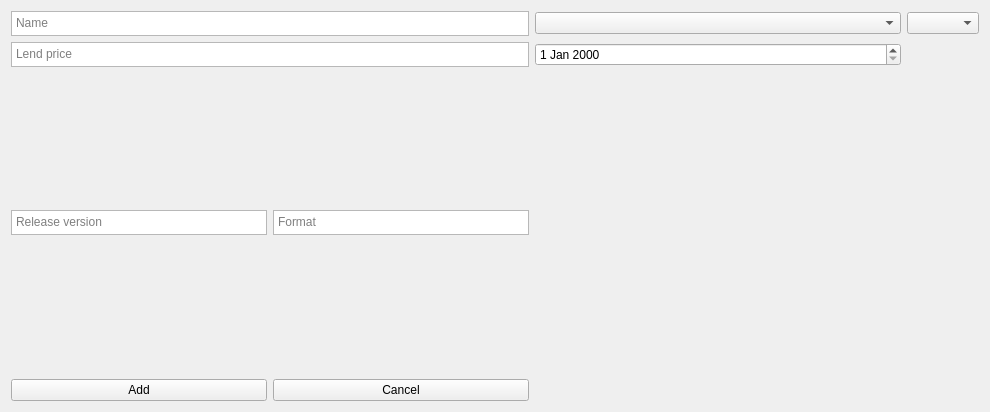
<?xml version="1.0" encoding="UTF-8"?>
<ui version="4.0">
 <class>QtAddItemWindow</class>
 <widget class="LibrarySystem::UI::QtAddWindowBase" name="QtAddItemWindow">
  <property name="geometry">
   <rect>
    <x>0</x>
    <y>0</y>
    <width>990</width>
    <height>412</height>
   </rect>
  </property>
  <property name="windowTitle">
   <string>QtAddItemWindow</string>
  </property>
  <layout class="QGridLayout" name="gridLayout" rowstretch="0,0,0,0,0,0,0" columnstretch="0,0,0,0,0,0,0,0" rowminimumheight="0,0,0,0,0,0,0" columnminimumwidth="0,0,0,0,0,0,0,0">
   <property name="verticalSpacing">
    <number>6</number>
   </property>
   <item row="0" column="5">
    <widget class="QTextEdit" name="NameTextEdit">
     <property name="maximumSize">
      <size>
       <width>16777215</width>
       <height>25</height>
      </size>
     </property>
     <property name="placeholderText">
      <string>Name</string>
     </property>
    </widget>
   </item>
   <item row="1" column="6">
    <widget class="QDateEdit" name="CreationDateEdit"/>
   </item>
   <item row="6" column="5">
    <layout class="QHBoxLayout" name="horizontalLayout">
     <item>
      <widget class="QPushButton" name="AddButton">
       <property name="text">
        <string>Add</string>
       </property>
      </widget>
     </item>
     <item>
      <widget class="QPushButton" name="CancelButton">
       <property name="text">
        <string>Cancel</string>
       </property>
      </widget>
     </item>
    </layout>
   </item>
   <item row="1" column="7">
    <spacer name="horizontalSpacer">
     <property name="orientation">
      <enum>Qt::Horizontal</enum>
     </property>
     <property name="sizeType">
      <enum>QSizePolicy::Preferred</enum>
     </property>
     <property name="sizeHint" stdset="0">
      <size>
       <width>40</width>
       <height>20</height>
      </size>
     </property>
    </spacer>
   </item>
   <item row="0" column="7">
    <widget class="QComboBox" name="ItemTypeComboBox"/>
   </item>
   <item row="1" column="5">
    <widget class="QTextEdit" name="LendPriceTextEdit">
     <property name="maximumSize">
      <size>
       <width>16777215</width>
       <height>25</height>
      </size>
     </property>
     <property name="placeholderText">
      <string>Lend price</string>
     </property>
    </widget>
   </item>
   <item row="0" column="6">
    <widget class="QComboBox" name="AuthorComboBox"/>
   </item>
   <item row="2" column="5">
    <layout class="QHBoxLayout" name="horizontalLayout_2">
     <item>
      <widget class="QTextEdit" name="ReleaseVersionTextEdit">
       <property name="maximumSize">
        <size>
         <width>16777215</width>
         <height>25</height>
        </size>
       </property>
       <property name="placeholderText">
        <string>Release version</string>
       </property>
      </widget>
     </item>
     <item>
      <widget class="QTextEdit" name="FormatTextEdit">
       <property name="maximumSize">
        <size>
         <width>16777215</width>
         <height>25</height>
        </size>
       </property>
       <property name="placeholderText">
        <string>Format</string>
       </property>
      </widget>
     </item>
    </layout>
   </item>
   <item row="2" column="6">
    <spacer name="horizontalSpacer_2">
     <property name="orientation">
      <enum>Qt::Horizontal</enum>
     </property>
     <property name="sizeHint" stdset="0">
      <size>
       <width>40</width>
       <height>20</height>
      </size>
     </property>
    </spacer>
   </item>
   <item row="2" column="7">
    <spacer name="verticalSpacer">
     <property name="orientation">
      <enum>Qt::Vertical</enum>
     </property>
     <property name="sizeHint" stdset="0">
      <size>
       <width>20</width>
       <height>40</height>
      </size>
     </property>
    </spacer>
   </item>
  </layout>
 </widget>
 <layoutdefault spacing="6" margin="11"/>
 <customwidgets>
  <customwidget>
   <class>LibrarySystem::UI::QtAddWindowBase</class>
   <extends>QWidget</extends>
   <header>QtAddWindowBase.h</header>
   <container>1</container>
  </customwidget>
 </customwidgets>
 <resources/>
 <connections/>
</ui>
